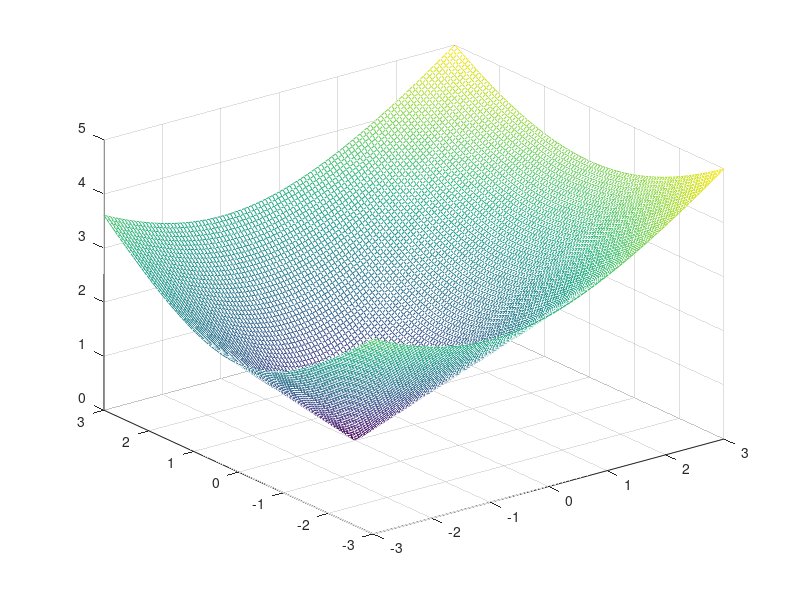
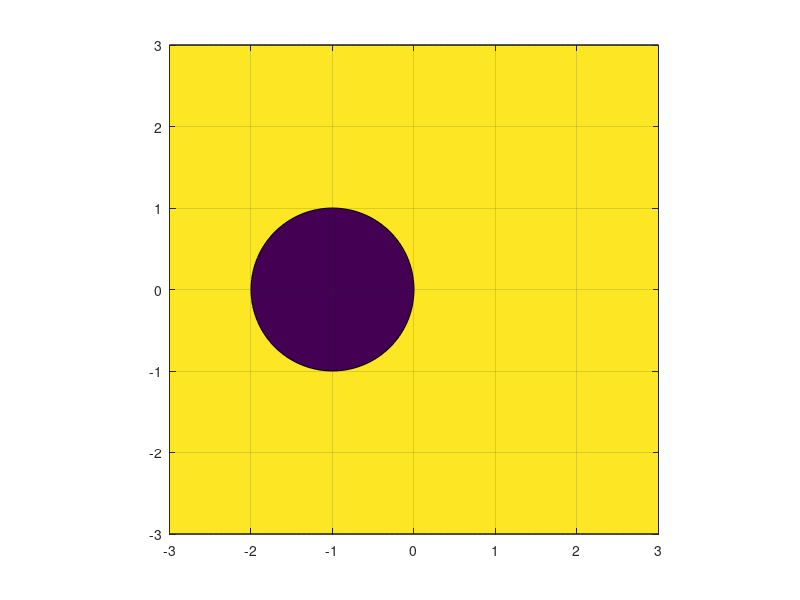

MATLAB code to generate these figures, in order:
% Esercizio 1 Laboratorio 13

clear; close all; clc

%==========================================================================
% RIPASSO
%==========================================================================
% Un metodo numerico per l'approssimazione di un problema di Cauchy si dice
% assolutamente stabile se esiste h0>0 tale che per ogni h<=h0 si abbia
%                         lim_{n->inf} norm(un) = 0
%==========================================================================

%% a) Assoluta Stabilità
% creare i vettori
ReZ = linspace( -3, 3, 101 );  % metto un n. dispari per centrare l'origine
ImZ = linspace( -3, 3, 101 );

% costruzione reticolo piano complesso
[ a, b ] = meshgrid( ReZ, ImZ );        
Z = a + 1i*b;                        % Z è una matrice

% definizione funzione
g = @(z) 1+z;                        % Eulero Avanti
g_abs = abs( g(Z) );                 % |g(Z)|

%% b) rappresentazione grafica
mesh( a, b, g_abs );                 % 3D-plot
% contour( a, b, g_abs );            % curve di livello
% colorbar

% interesse particolare per curve di livello tra 0 e 1
figure();
contourf( a, b, g_abs, [0 1] );      % curve di livello riempito
axis equal;
grid on;

%% altri metodi:
% Eulero Implicito
% g = @(z) 1 ./ (1-z);
%
% Crank-Nicolson
% g = @(z) ( 1 + 1/2*z ) ./ ( 1 - 1/2*z );
%
% Heun
% g = @(z) ( 1 + z + 1/2 * z.^2 );